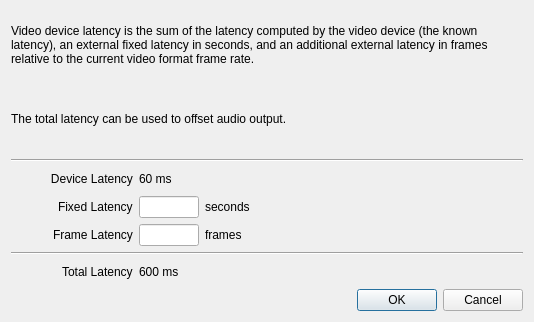
<?xml version="1.0" encoding="UTF-8"?>
<ui version="4.0">
 <class>PrefVideoLatencyDialog</class>
 <widget class="QDialog" name="PrefVideoLatencyDialog">
  <property name="windowModality">
   <enum>Qt::WindowModal</enum>
  </property>
  <property name="geometry">
   <rect>
    <x>0</x>
    <y>0</y>
    <width>534</width>
    <height>322</height>
   </rect>
  </property>
  <layout class="QVBoxLayout" name="verticalLayout">
   <item>
    <widget class="QLabel" name="label">
     <property name="minimumSize">
      <size>
       <width>500</width>
       <height>0</height>
      </size>
     </property>
     <property name="text">
      <string>Video device latency is the sum of the latency computed by the video device (the known latency), an external fixed latency in seconds, and an additional external latency in frames relative to the current video format frame rate.</string>
     </property>
     <property name="wordWrap">
      <bool>true</bool>
     </property>
    </widget>
   </item>
   <item>
    <widget class="QLabel" name="label_3">
     <property name="text">
      <string>The total latency can be used to offset audio output.</string>
     </property>
     <property name="wordWrap">
      <bool>true</bool>
     </property>
    </widget>
   </item>
   <item>
    <layout class="QFormLayout" name="formLayout">
     <property name="fieldGrowthPolicy">
      <enum>QFormLayout::FieldsStayAtSizeHint</enum>
     </property>
     <property name="labelAlignment">
      <set>Qt::AlignRight|Qt::AlignTrailing|Qt::AlignVCenter</set>
     </property>
     <item row="2" column="0">
      <widget class="QLabel" name="videoDeviceLatencyLabel">
       <property name="minimumSize">
        <size>
         <width>0</width>
         <height>22</height>
        </size>
       </property>
       <property name="text">
        <string>            Device Latency</string>
       </property>
      </widget>
     </item>
     <item row="2" column="1">
      <widget class="QLabel" name="computedLatencyLabel">
       <property name="minimumSize">
        <size>
         <width>0</width>
         <height>22</height>
        </size>
       </property>
       <property name="text">
        <string>60 ms</string>
       </property>
      </widget>
     </item>
     <item row="3" column="0">
      <widget class="QLabel" name="label_4">
       <property name="minimumSize">
        <size>
         <width>0</width>
         <height>22</height>
        </size>
       </property>
       <property name="text">
        <string>Fixed Latency</string>
       </property>
      </widget>
     </item>
     <item row="3" column="1">
      <layout class="QHBoxLayout" name="horizontalLayout">
       <item>
        <widget class="QLineEdit" name="fixedLatencyEdit">
         <property name="sizePolicy">
          <sizepolicy hsizetype="Fixed" vsizetype="Fixed">
           <horstretch>0</horstretch>
           <verstretch>0</verstretch>
          </sizepolicy>
         </property>
         <property name="minimumSize">
          <size>
           <width>60</width>
           <height>0</height>
          </size>
         </property>
         <property name="maximumSize">
          <size>
           <width>60</width>
           <height>16777215</height>
          </size>
         </property>
        </widget>
       </item>
       <item>
        <widget class="QLabel" name="label_5">
         <property name="text">
          <string>seconds</string>
         </property>
        </widget>
       </item>
      </layout>
     </item>
     <item row="4" column="0">
      <widget class="QLabel" name="label_7">
       <property name="minimumSize">
        <size>
         <width>0</width>
         <height>22</height>
        </size>
       </property>
       <property name="text">
        <string>Frame Latency</string>
       </property>
      </widget>
     </item>
     <item row="4" column="1">
      <layout class="QHBoxLayout" name="horizontalLayout_2">
       <item>
        <widget class="QLineEdit" name="frameLatencyEdit">
         <property name="sizePolicy">
          <sizepolicy hsizetype="Fixed" vsizetype="Fixed">
           <horstretch>0</horstretch>
           <verstretch>0</verstretch>
          </sizepolicy>
         </property>
         <property name="minimumSize">
          <size>
           <width>60</width>
           <height>0</height>
          </size>
         </property>
         <property name="maximumSize">
          <size>
           <width>60</width>
           <height>16777215</height>
          </size>
         </property>
        </widget>
       </item>
       <item>
        <widget class="QLabel" name="label_6">
         <property name="text">
          <string>frames</string>
         </property>
        </widget>
       </item>
      </layout>
     </item>
     <item row="5" column="0" colspan="2">
      <widget class="Line" name="line">
       <property name="orientation">
        <enum>Qt::Horizontal</enum>
       </property>
      </widget>
     </item>
     <item row="6" column="0">
      <widget class="QLabel" name="label_8">
       <property name="minimumSize">
        <size>
         <width>0</width>
         <height>22</height>
        </size>
       </property>
       <property name="text">
        <string>Total Latency</string>
       </property>
      </widget>
     </item>
     <item row="6" column="1">
      <widget class="QLabel" name="totalLatencyLabel">
       <property name="minimumSize">
        <size>
         <width>0</width>
         <height>22</height>
        </size>
       </property>
       <property name="text">
        <string>600 ms</string>
       </property>
      </widget>
     </item>
     <item row="1" column="0" colspan="2">
      <widget class="Line" name="line_2">
       <property name="orientation">
        <enum>Qt::Horizontal</enum>
       </property>
      </widget>
     </item>
    </layout>
   </item>
   <item>
    <widget class="QDialogButtonBox" name="buttonBox">
     <property name="orientation">
      <enum>Qt::Horizontal</enum>
     </property>
     <property name="standardButtons">
      <set>QDialogButtonBox::Cancel|QDialogButtonBox::Ok</set>
     </property>
     <property name="centerButtons">
      <bool>false</bool>
     </property>
    </widget>
   </item>
  </layout>
 </widget>
 <resources/>
 <connections>
  <connection>
   <sender>buttonBox</sender>
   <signal>accepted()</signal>
   <receiver>PrefVideoLatencyDialog</receiver>
   <slot>accept()</slot>
   <hints>
    <hint type="sourcelabel">
     <x>248</x>
     <y>254</y>
    </hint>
    <hint type="destinationlabel">
     <x>157</x>
     <y>274</y>
    </hint>
   </hints>
  </connection>
  <connection>
   <sender>buttonBox</sender>
   <signal>rejected()</signal>
   <receiver>PrefVideoLatencyDialog</receiver>
   <slot>reject()</slot>
   <hints>
    <hint type="sourcelabel">
     <x>316</x>
     <y>260</y>
    </hint>
    <hint type="destinationlabel">
     <x>286</x>
     <y>274</y>
    </hint>
   </hints>
  </connection>
 </connections>
</ui>
